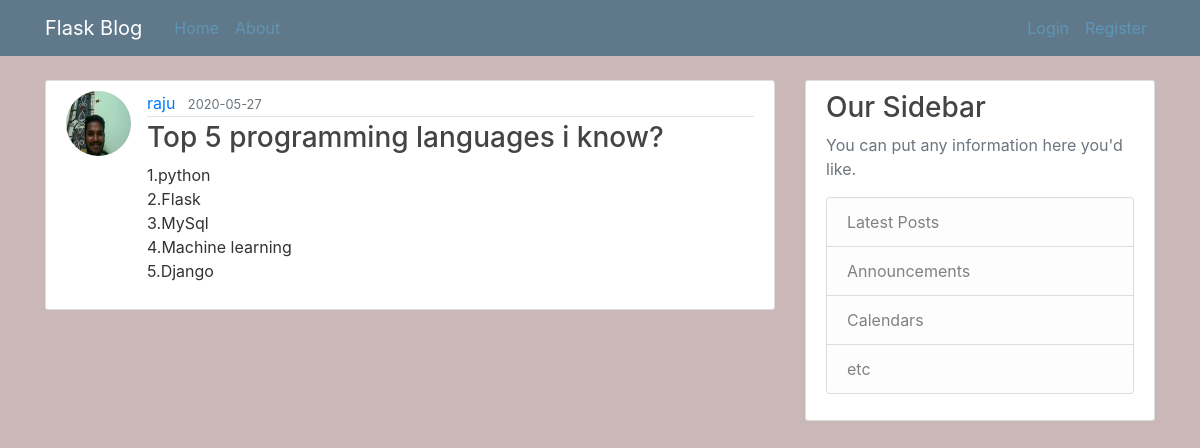
The page /post/5 on the database its author committed.
### flaskblog/models.py (models this page shows, shortened)
class User(db.Model, UserMixin):
    id = db.Column(db.Integer, primary_key=True)
    username = db.Column(db.String(20), unique=True, nullable=False)
    email = db.Column(db.String(120), unique=True, nullable=False)
    image_file = db.Column(db.String(20), nullable=False, default='default.jpg')
    password = db.Column(db.String(60), nullable=False)
    posts = db.relationship('Posti', backref='author', lazy=True)
    ''' Author is backreference which helps to get entire info of user and its attributes###
    why we use 'backref', 'relationship'-->more on
    https://hackingandslacking.com/managing-relationships-in-sqlalchemy-data-models-effe9d1c8975'''

class Posti(db.Model):
    id = db.Column(db.Integer, primary_key=True)
    title = db.Column(db.String(100), nullable=False)
    date_posted = db.Column(db.DateTime, nullable=False, default=datetime.utcnow)
    content = db.Column(db.Text, nullable=False)
    user_id = db.Column(db.Integer, db.ForeignKey('user.id'), nullable=False)

### flaskblog/routes.py (the view)
@app.route("/post/<int:post_id>")
def post(post_id):
    post = Posti.query.get_or_404(post_id)
    return render_template('post.html', title=post.title, post=post)

### flaskblog/templates/post.html (shortened to what this page needs)
{% extends 'layout.html' %}
{% block content %}
<article class="media content-section">
    <img class="rounded-circle article-img"
        src="{{ url_for('static', filename='profile_pics/') + post.author.image_file }}" alt="author_image">
    <div class="media-body">
        <div class="article-metadata">
            <a class="mr-2" href="{{ url_for('user_post',  username = post.author.username) }}">{{ post.author.username }}</a>
            <small class="text-muted">{{ post.date_posted.strftime('%Y-%m-%d') }}</small>
        </div>
        <h3 class="article-title">{{ post.title }}</h3>
        <p class="article-content">{{ post.content }}</p>
    </div>
</article>
{% endblock content %}

### flaskblog/static/main.css (style rules this page uses)
body { background: #cab7b7; color: #333333; margin-top: 5rem; }
h1, h2, h3, h4, h5, h6 { color: #444444; }
.content-section { background: #ffffff; padding: 10px 20px; border: 1px solid #dddddd; border-radius: 3px; margin-bottom: 20px; }
.article-title { color: #444444; }
.article-content { white-space: pre-line; }
.article-img { height: 65px; width: 65px; margin-right: 16px; }
.article-metadata { padding-bottom: 1px; margin-bottom: 4px; border-bottom: 1px solid #e3e3e3 }

### rows shown on the page
User: image_file (picture), author.username "raju"
Posti: date_posted "2020-05-27", title "Top 5 programming languages i know?", content "1.python 2.Flask 3.MySql 4.Machine learning 5.Django"
